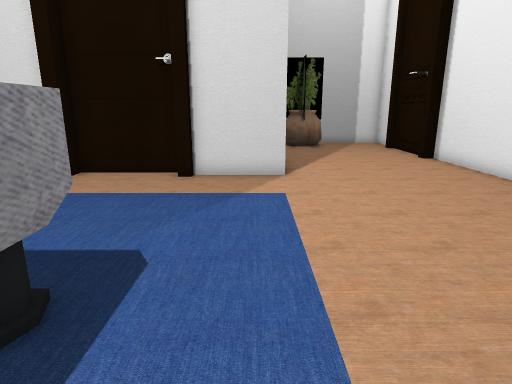
View 1 (above)

18 first-person views from a walk through a 3-D level made in the Unity game engine. The camera is 1.2 m above the floor, tilts 14° down and sees 75° across. The floor is counted in squares, 0.5 m on a side. Each view is taken from the middle of a square. On the plan, view 1 faces up. The plan holds only what a view shows up to about 20 squares ahead; the rest is blank. The place goes on beyond the plan. Some surface patterns are stand-ins.

View 2
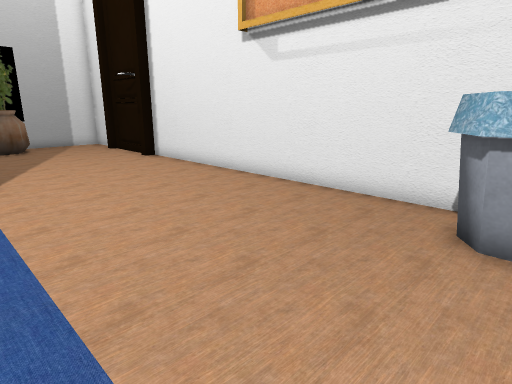

View 3
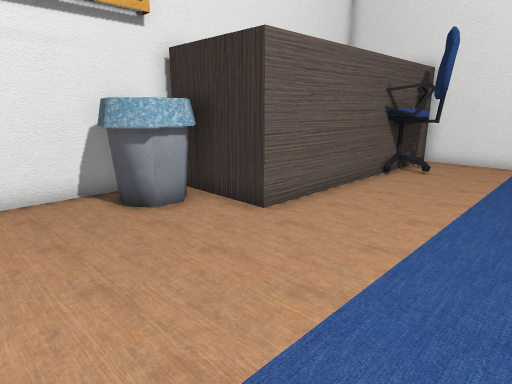

View 4
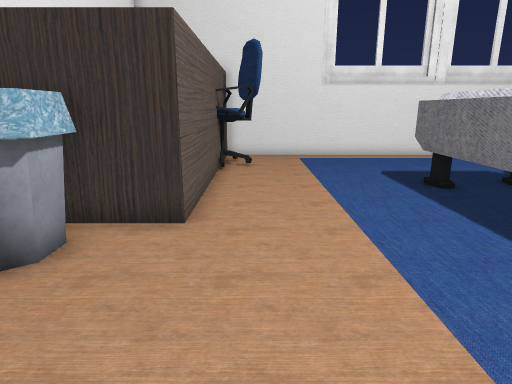

View 5
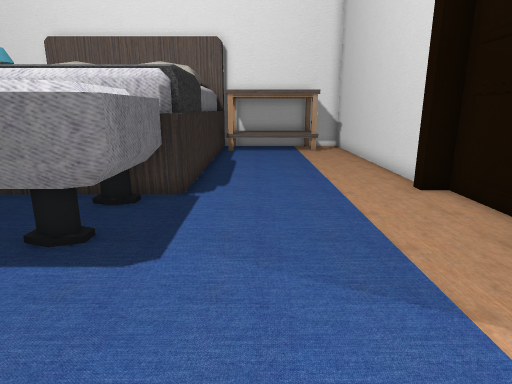

View 6
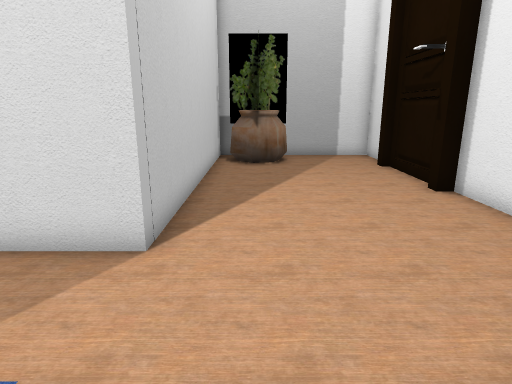

View 7
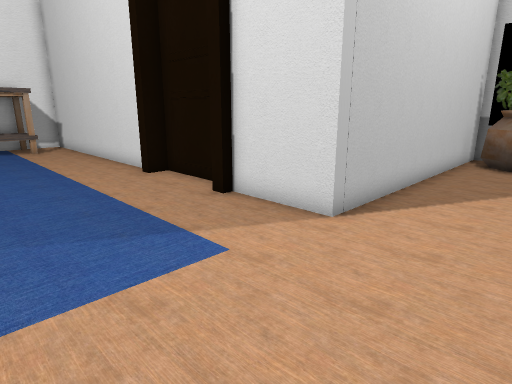

View 8
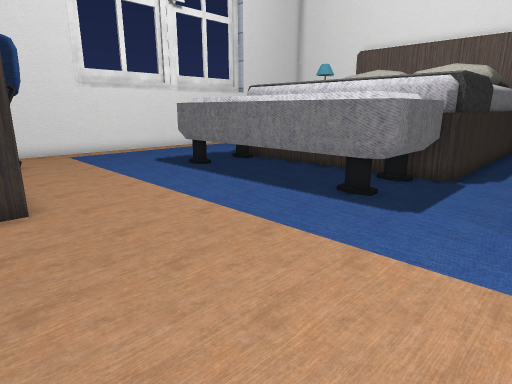

View 9
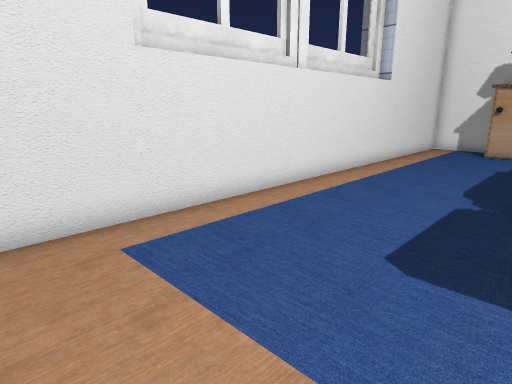

View 10
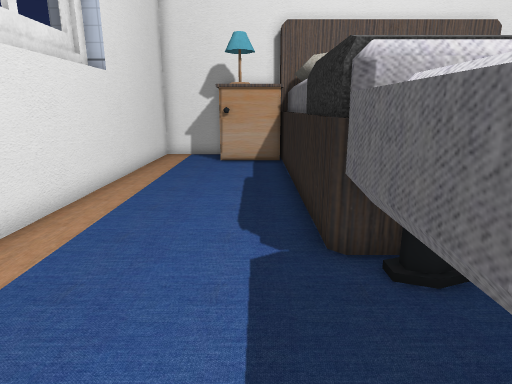

View 11
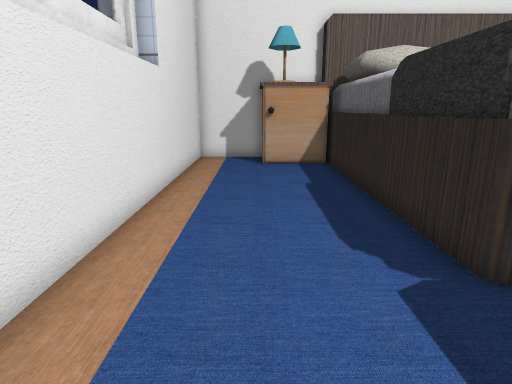

View 12
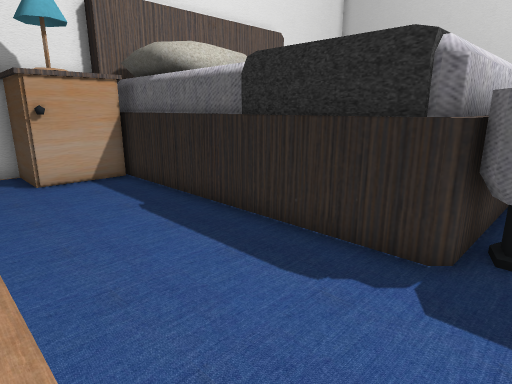

View 13
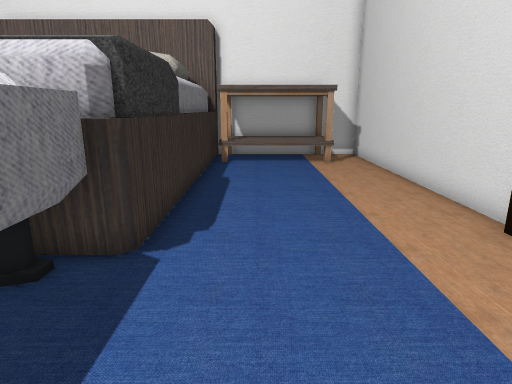

View 14
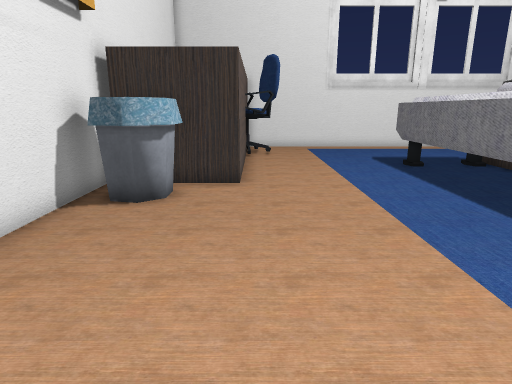

View 15
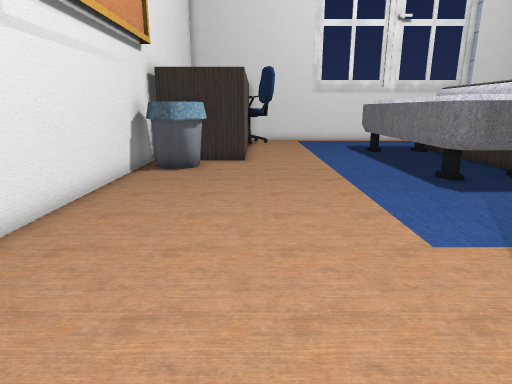

View 16
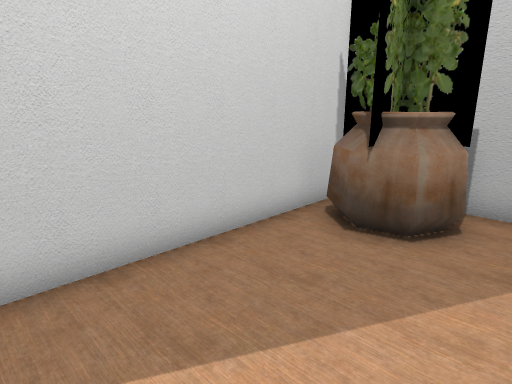

View 17
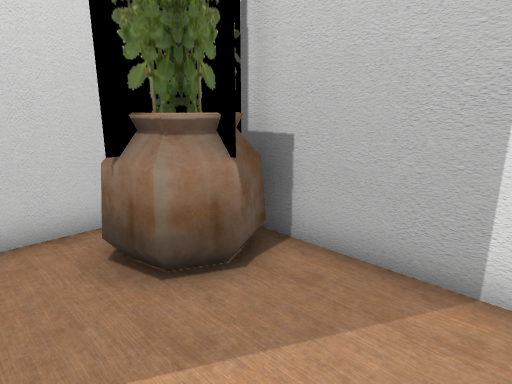

View 18
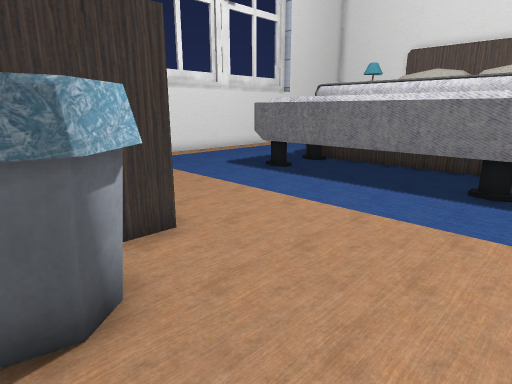

### Floor plan
Key: @ floor where view 1 was taken; # wall or solid block; x gap in a wall; . floor; ^ raised ledge; O other object.
Columns run from 20 left of view 1 to 9 right of it. Each row starts with its distance up from view 1.
 25                      #########
 24                      #OOO....#
 23                      #OOO....#
 22                      #.OO....#
 21                      #.......#
 20                      #.......#
 19                      #.......#
 18                      #.......#
 17                      #......##
 16                      #.......#
 15                      #.......#
 14                      #.......#
 13              #####   #.......#
 12 ##############...#####.......#
 11 #   .........................#
 10 #OOOO........................#
  9 #OOOO........................#
  8 #OOOO........................#
  7 #OOOO........................#
  6 #OOOO........................#
  5 ##OO^^^^^^####x .............#
  4      ^^^     ^^^^^#..........#
  3              ^^^ ^#..........#
  2              ^^  ^#........###
  1              ^^  ^#.......###
  0              ^^  ^#.@.....####
 -1              ^^  ^#......OOOO#
 -2              ^^  ^#......O   #
 -3              ^^  ^#......O
 -4              ^^^ ^#......O
 -5  ####^^^^^^^^^^####......O
 -6  #^^#^^^^^####x###.......O
 -7    ^....................O
 -8    O...................OO
 -9 #^^#...................OO
-10 # .....................OO
-11 # .......................O
-12 ##########################

Where each view was taken, in squares from view 1:
view 1: 0 up, 0 right, facing up
view 2: 0 up, 0 right, facing up-right
view 3: 5 up, 1 left, facing down-right
view 4: 6 up, 3 right, facing down
view 5: 7 up, 3 right, facing left
view 6: 7 up, 3 right, facing up
view 7: 6 up, 5 right, facing up-left
view 8: 8 up, 6 right, facing down-left
view 9: 5 down, 3 right, facing down-left
view 10: 7 down, 1 left, facing left
view 11: 9 down, 2 left, facing left
view 12: 11 down, 5 left, facing up-left
view 13: 7 up, 1 left, facing left
view 14: 10 up, 4 right, facing down
view 15: 15 up, 4 right, facing down
view 16: 16 up, 6 right, facing up-left
view 17: 20 up, 8 right, facing up-left
view 18: 5 up, 8 right, facing down-left
